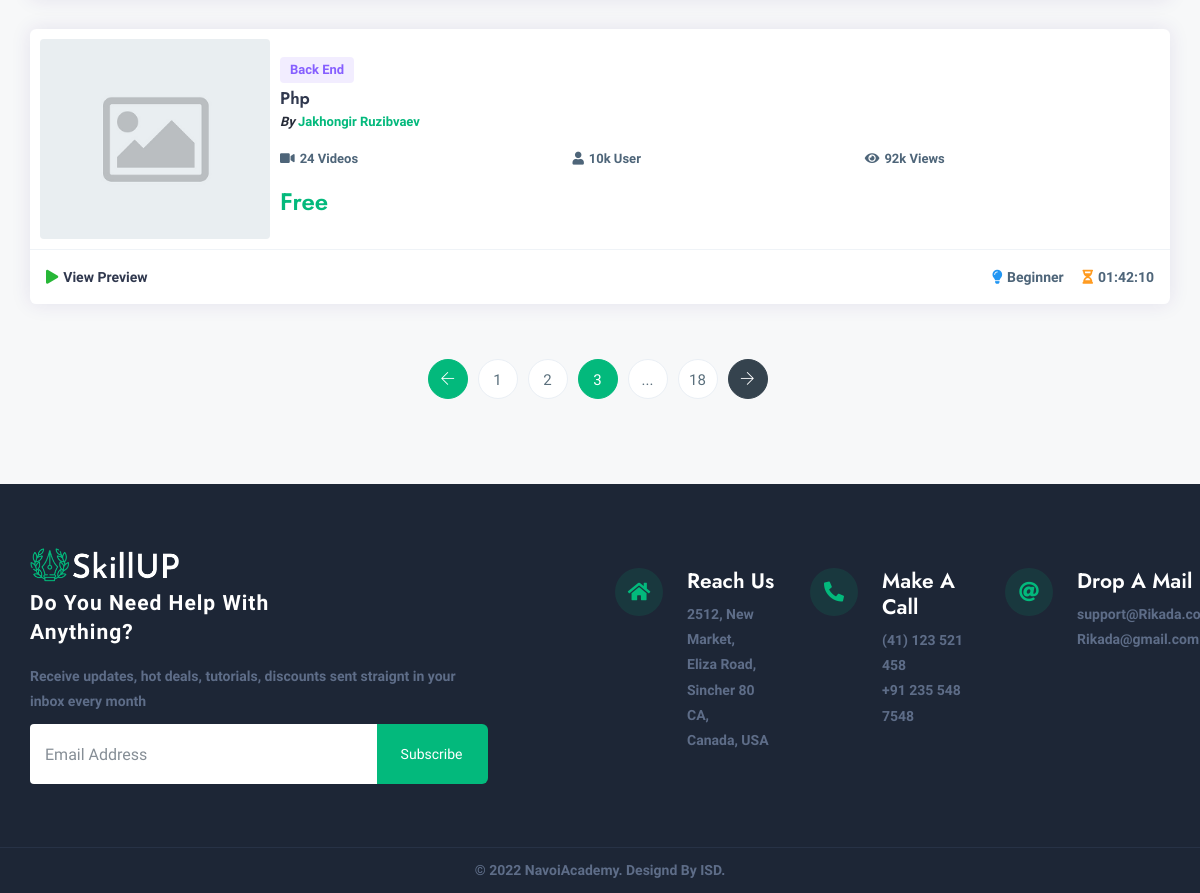
Before: /list-layout-with-sidebar/ (lower part) with the older database file.
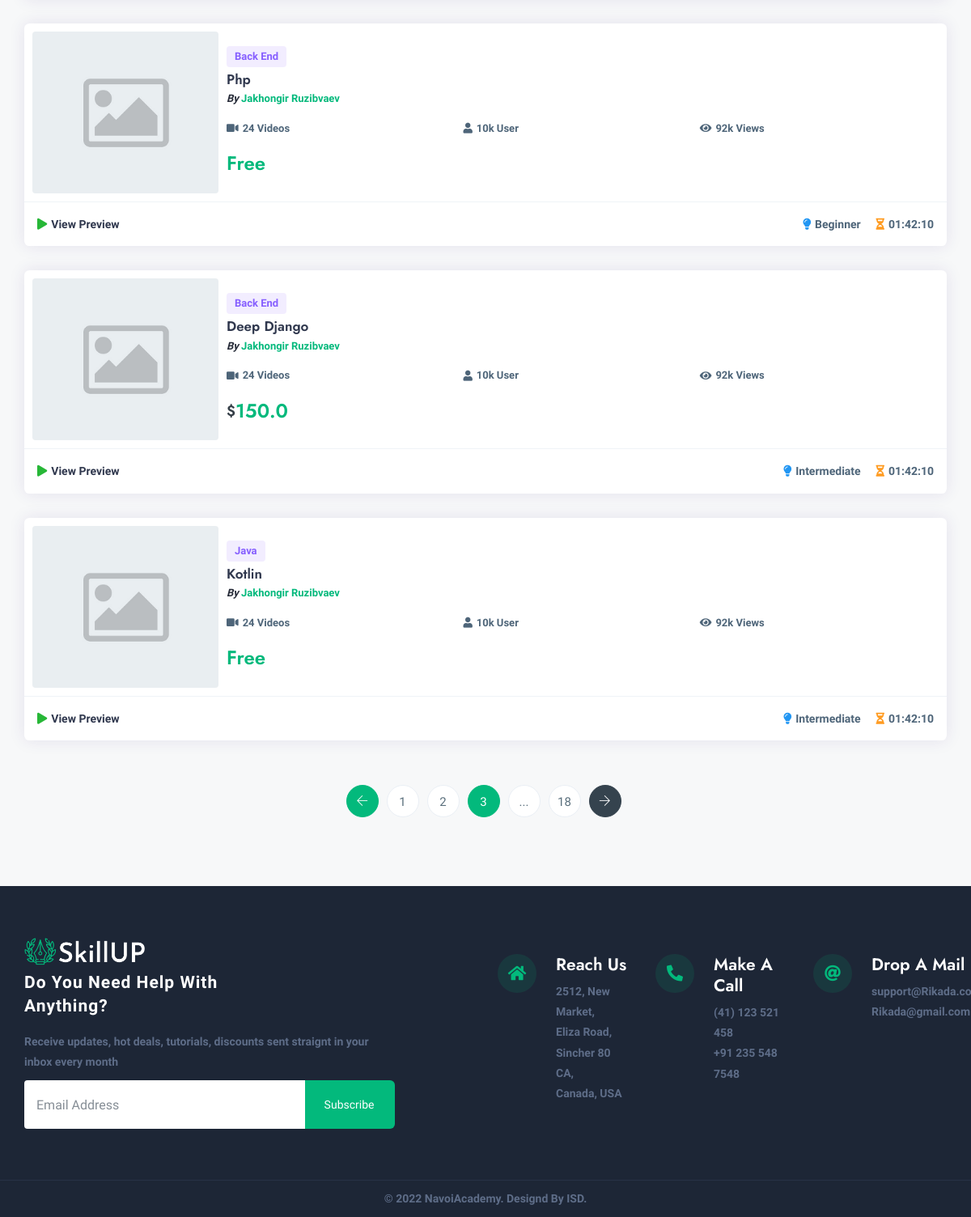
After: the same page with the newer database file.
### academy/models.py (models this page shows, shortened)
class Course(models.Model):
    categories = models.ForeignKey(Category, on_delete=models.CASCADE)
    title = models.CharField(max_length=100)
    description = models.TextField()
    rate = models.FloatField(default=0, validators=[
        MinValueValidator(0.0), MaxValueValidator(5.0)], editable=False)
    overview = models.TextField(blank=True, null=True)
    requirements = models.TextField(blank=True, null=True)
    level = models.CharField(max_length=100, blank=True, null=True, choices=[(
        'Beginner', 'Beginner'), ('Intermediate', 'Intermediate'), ('Advanced', 'Advanced')])
    course_include = models.TextField(blank=True, null=True)
    price = models.FloatField(default=0)
    preview_image = models.ImageField(
        upload_to='course_image/', blank=True, null=True, help_text='Image size should be at least 1200x800')
    author = models.ForeignKey(Instructor, on_delete=models.CASCADE)
    is_active = models.BooleanField(default=False)

class Category(models.Model):
    title = models.CharField(max_length=200)
    icon = models.CharField(
        max_length=25, help_text='https://www.w3schools.com/icons/fontawesome5_icons_alert.asp  https://fontawesome.ru/cheatsheet/\n\tExapmle: fa fa-code')
    number_of_courses = models.IntegerField(default=0)
    is_active = models.BooleanField(default=False)
    def get_image_preview(self):
        if self.icon:
            return mark_safe('<i class="%s"></i>' % self.icon)
        else:
            return 'Image not found'
    def get_count_of_courses_in_category(self):
        return Course.objects.filter(categories=self).count()
    get_image_preview.short_description = 'image'
    get_count_of_courses_in_category.short_description = 'Number of courses'
    number_of_courses = get_count_of_courses_in_category
    def __str__(self):
        return self.title

class Instructor(models.Model):
    firstname = models.CharField(max_length=150)
    lastname = models.CharField(max_length=150)
    email = models.EmailField(max_length=254)
    avatar = models.ImageField(upload_to='avatars/')
    short_description = models.TextField()
    tutor_rating = models.FloatField(default=0, validators=[
        MinValueValidator(0.0), MaxValueValidator(5.0)])
    instagram = models.URLField(blank=True)
    facebook = models.URLField(blank=True)
    linked_in = models.URLField(blank=True)
    git_hub = models.URLField(blank=True)
    portfolio = models.URLField(blank=True)
    registration_date = models.DateTimeField(default=datetime.now())
    def __str__(self):
        return self.firstname + ' ' + self.lastname

### academy/views.py (the view)
# urls.py: path('list-layout-with-sidebar/', views.ListLayoutWithSidebarListView.as_view(), name='list-layout-with-sidebar'),
class ListLayoutWithSidebarListView(ListView):
    model = Course
    template_name = 'academy/list-layout-with-sidebar.html'
    context_object_name = 'courses'
    pk_url_kwarg = 'pk'
    def get_queryset(self, **kwargs):
        return Course.objects.filter(is_active = True)
    def get_context_data(self, **kwargs):
        context = super().get_context_data(**kwargs)
        context['source'] = Source.objects.all()
        return context

### templates/academy/list-layout-with-sidebar.html (shortened to what this page needs)
{% extends "academy/base.html" %}
{% load static %}
{% block content %}
			<section class="gray">
				<div class="container">
					<div class="row">
						<div class="col-xl-12 col-lg-12 col-md-12 col-sm-12">
							<div class="row justify-content-center">
								{% for course in courses %}
									<div class="col-xl-12 col-lg-12 col-md-12 col-sm-12">
										<div class="crs_lt_2">
											<div class="crs_lt_boxes">
												<div class="crs_grid_list_thumb">
													<a href="{% url 'course-detail' course.id %}"><img src="{{course.preview_image.url}}" class="img-fluid rounded" alt=""></a>
												</div>
												<div class="crs_grid_list_caption">
													<div class="crs_lt_101">
														<span class="est st_7">{{course.categories}}</span>
													</div>
													<div class="crs_lt_102">
														<h4 class="crs_tit">
														<a href="{% url 'course-detail' course.id %}" class="crs_title_link">
															{{course.title}}
														</a>
														</h4>
														<span class="crs_auth"><i>By</i> {{course.author}}</span>
													</div>
													<div class="crs_lt_103">
														<div class="crs_info_detail">
															<ul>
																<li><i class="fa fa-video"></i><span>24 Videos</span></li>
																<li><i class="fa fa-user"></i><span>10k User</span></li>
																<li><i class="fa fa-eye"></i><span>92k Views</span></li>
															</ul>
														</div>
													</div>
													<div class="crs_flex">
														<div class="crs_fl_first">
															<div class="crs_price"><h2>
																{% if course.price != 0 %}
																	<span class="currency">$</span><span class="theme-cl">{{course.price}}</span>
																{% else %}
																	<span class="theme-cl">Free</span>
																{% endif %}
															</h2></div>
														</div>
													</div>
												</div>
											</div>
											<div class="lt_cr_footer">
												<div class="lt_cr_footer_first">
													<ul class="lt_cr_list">
														<li><a href="#" class="prv_li"><i class="fa fa-play text-success"></i>View Preview</a></li>
													</ul>
												</div>
												<div class="lt_cr_footer_last">
													<ul class="lt_cr_list">
														<li><i class="fa fa-lightbulb text-info"></i>{{course.level}}</li>
														<li><i class="fa fa-hourglass-half  text-warning"></i>01:42:10</li>
													</ul>
												</div>
											</div>
										</div>
									</div>
								{% endfor %}
							</div>
							<div class="row">
								<div class="col-lg-12 col-md-12 col-sm-12">
									<ul class="pagination p-center">
										<li class="page-item">
										  <a class="page-link" href="#" aria-label="Previous">
											<span class="ti-arrow-left"></span>
										  </a>
										</li>
										<li class="page-item"><a class="page-link" href="#">1</a></li>
										<li class="page-item"><a class="page-link" href="#">2</a></li>
										<li class="page-item active"><a class="page-link" href="#">3</a></li>
										<li class="page-item"><a class="page-link" href="#">...</a></li>
										<li class="page-item"><a class="page-link" href="#">18</a></li>
										<li class="page-item">
										  <a class="page-link" href="#" aria-label="Next">
											<span class="ti-arrow-right"></span>
										  </a>
										</li>
									</ul>
								</div>
							</div>
						</div>
					</div>
				</div>
			</section>
{% endblock content %}

Changed rows visible on the page:
now on this page (row edited): Course: preview_image (picture), categories "Back End", title "Deep Django", author "Jakhongir Ruzibvaev", price "150.0", level "Intermediate"
added Course: preview_image (picture), categories "Java", title "Kotlin", author "Jakhongir Ruzibvaev", price "Free", level "Intermediate"
